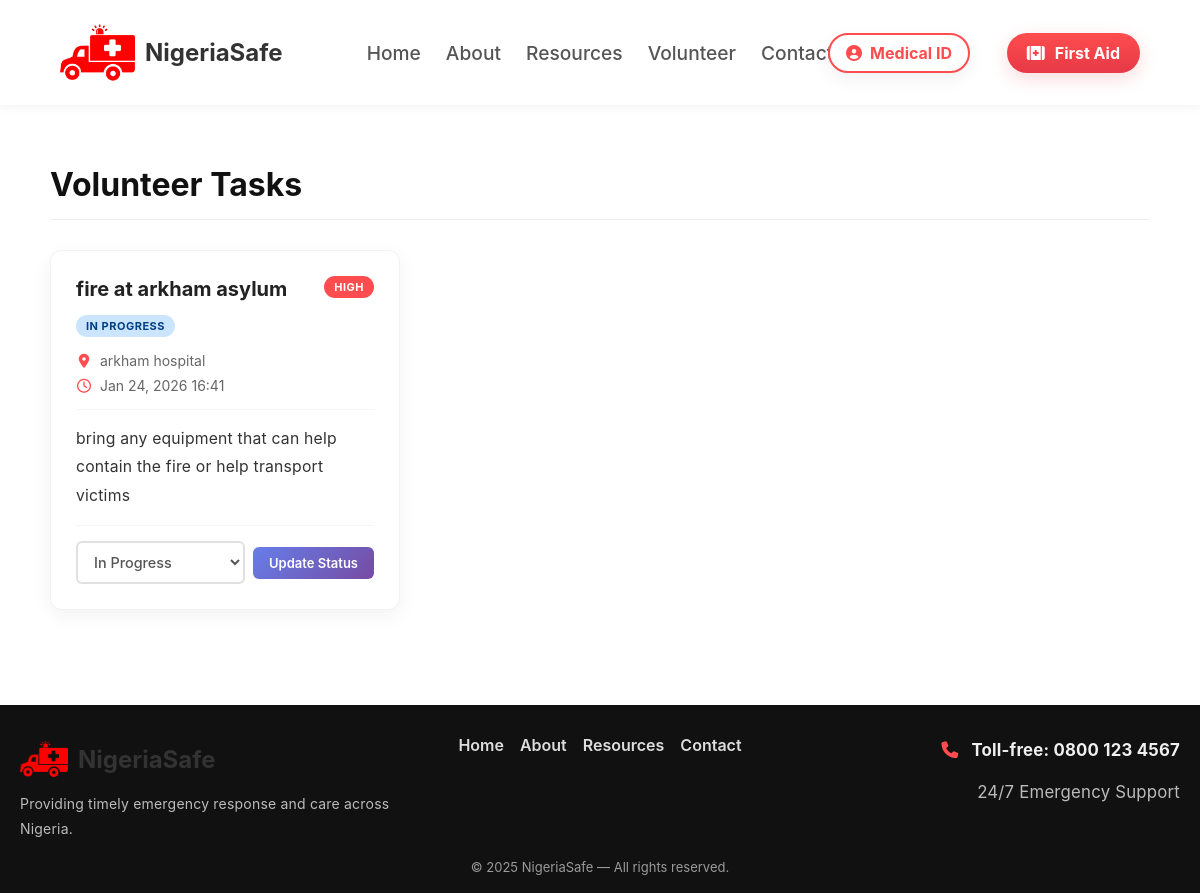
Screenshot of /volunteer/tasks/ (signed in) with the database file from the repository.
### base/models.py (models this page shows, shortened)
class Task(models.Model):
    URGENCY_CHOICES = [
        ('low', 'Low'),
        ('medium', 'Medium'),
        ('high', 'High'),
        ('critical', 'Critical'),
    ]
    STATUS_CHOICES = [
        ('pending', 'Pending'),
        ('in_progress', 'In Progress'),
        ('completed', 'Completed'),
        ('cancelled', 'Cancelled'),
    ]
    title = models.CharField(max_length=200)
    location = models.CharField(max_length=200)
    urgency = models.CharField(max_length=20, choices=URGENCY_CHOICES, default='medium')
    description = models.TextField()
    status = models.CharField(max_length=20, choices=STATUS_CHOICES, default='pending')
    created_by = models.ForeignKey(User, on_delete=models.CASCADE)
    created_at = models.DateTimeField(auto_now_add=True)
    updated_at = models.DateTimeField(auto_now=True)
    isActive = models.BooleanField(default=True)

### base/views.py (the view)
# urls.py: path('volunteer/tasks/', views.volunteer_tasks, name='volunteer_tasks'),
@login_required(login_url='base:signin')
def volunteer_tasks(request):
    if not hasattr(request.user, 'volunteer_profile') and not request.user.is_staff:
        messages.error(request, 'Please sign up as a volunteer to view tasks.')
        return redirect('base:volunteer')
    tasks = Task.objects.filter(isActive=True).order_by('-created_at')
    context = {'tasks': tasks}
    return render(request, 'base/volunteer_tasks.html', context)

### base/templates/base/volunteer_tasks.html (shortened to what this page needs)
{% extends 'base/base.html' %}
{% load static %}
{% block content %}
<div class="tasks-page-container">
    <div class="tasks-header">
        <h1>Volunteer Tasks</h1>
    </div>
    <div class="task-list">
        {% for task in tasks %}
        <div class="task-card">
            <div class="task-card-header">
                <div>
                    <h3 class="task-title">{{ task.title }}</h3>
                    <span class="task-status status-{{ task.status }}">
                        {{ task.get_status_display }}
                    </span>
                </div>
                <span class="task-urgency urgency-{{ task.urgency }}">
                    {{ task.get_urgency_display }}
                </span>
            </div>
            <div class="task-meta">
                <div class="task-meta-item">
                    <i class="fas fa-map-marker-alt"></i>
                    <span>{{ task.location }}</span>
                </div>
                <div class="task-meta-item">
                    <i class="far fa-clock"></i>
                    <span>{{ task.created_at|date:"M d, Y H:i" }}</span>
                </div>
            </div>
            <div class="task-desc">
                {{ task.description|linebreaks }}
            </div>
            <div class="task-actions">
                <form method="POST" action="{% url 'base:update_volunteer_task_status' task.id %}" class="status-update-form">
                    <select name="status" class="status-select">
                        <option value="in_progress" {% if task.status == 'in_progress' %}selected{% endif %}>In Progress</option>
                    </select>
                    <button type="submit" class="update-status-btn">Update Status</button>
                </form>
            </div>
        </div>
        {% empty %}
        <p>No active tasks at the moment.</p>
        {% endfor %}
    </div>
</div>
{% endblock %}

### static/styles/styles.css (style rules this page uses)
* { margin: 0; padding: 0; font-family: -apple-system, BlinkMacSystemFont, "Segoe UI", "Roboto", "Oxygen", "Ubuntu", "Cantarell", "Fira Sans", "Droid Sans", "Helvetica Neue", sans-serif; }
p { font-size: 1.05em; color: #333; line-height: 1.8; letter-spacing: 0.2px; }
.tasks-page-container { max-width: 1100px; margin: 40px auto; padding: 20px; min-height: 60vh; }
.tasks-header { display: flex; justify-content: space-between; align-items: center; margin-bottom: 30px; padding-bottom: 15px; border-bottom: 1px solid #eee; }
.tasks-header h1 { font-size: 32px; color: #111; }
.task-list { display: grid; grid-template-columns: repeat(auto-fill, minmax(350px, 1fr)); gap: 25px; }
.task-card { background: #fff; border-radius: 12px; padding: 25px; box-shadow: 0 6px 20px rgba(0,0,0,0.05); border: 1px solid rgba(0,0,0,0.05); transition: transform 0.2s ease; display: flex; flex-direction: column; }
.task-card-header { display: flex; justify-content: space-between; align-items: flex-start; margin-bottom: 15px; gap: 15px; }
.task-card-header > div { flex: 1; }
.task-title { font-size: 20px; font-weight: 700; color: #222; margin: 0 0 8px 0; line-height: 1.3; }
.task-status { display: inline-block; font-size: 11px; font-weight: 700; text-transform: uppercase; padding: 4px 10px; border-radius: 20px; letter-spacing: 0.5px; margin-top: 5px; }
.task-status.status-in_progress { background-color: #cce5ff; color: #004085; }
.task-urgency { font-size: 11px; font-weight: 700; text-transform: uppercase; padding: 4px 10px; border-radius: 20px; color: #fff; letter-spacing: 0.5px; white-space: nowrap; }
.urgency-high { background-color: #ff4d4f; }
.task-actions { display: flex; gap: 10px; margin-top: 15px; padding-top: 15px; border-top: 1px solid #f5f5f5; }
.status-update-form { display: flex; gap: 8px; width: 100%; align-items: center; }
.status-select { flex: 1; padding: 8px 12px; border: 2px solid #e0e0e0; border-radius: 6px; font-size: 13px; font-weight: 600; color: #333; background-color: white; cursor: pointer; transition: all 0.3s ease; }
.update-status-btn { padding: 8px 16px; background: linear-gradient(135deg, #667eea, #764ba2); color: white; border: none; border-radius: 6px; font-size: 13px; font-weight: 600; cursor: pointer; transition: all 0.3s ease; white-space: nowrap; }
.task-meta { display: flex; flex-direction: column; gap: 8px; margin-bottom: 15px; color: #666; font-size: 14px; }
.task-meta-item { display: flex; align-items: center; gap: 8px; }
.task-meta-item i { color: #ff4d4f; width: 16px; text-align: center; }
.task-desc { color: #444; line-height: 1.6; font-size: 15px; margin-top: auto; padding-top: 15px; border-top: 1px solid #f5f5f5; }
.status-select { flex: 1; padding: 10px 12px; border: 2px solid #e0e0e0; border-radius: 6px; font-size: 0.9em; color: #555; background-color: white; font-weight: 500; }

### rows the page displays
Task: title "fire at arkham asylum", status "IN PROGRESS", urgency "HIGH", location "arkham hospital", created_at "Jan 24, 2026 16:41", description "bring any equipment that can help contain the fire or help transport victims", status "In Progress"
